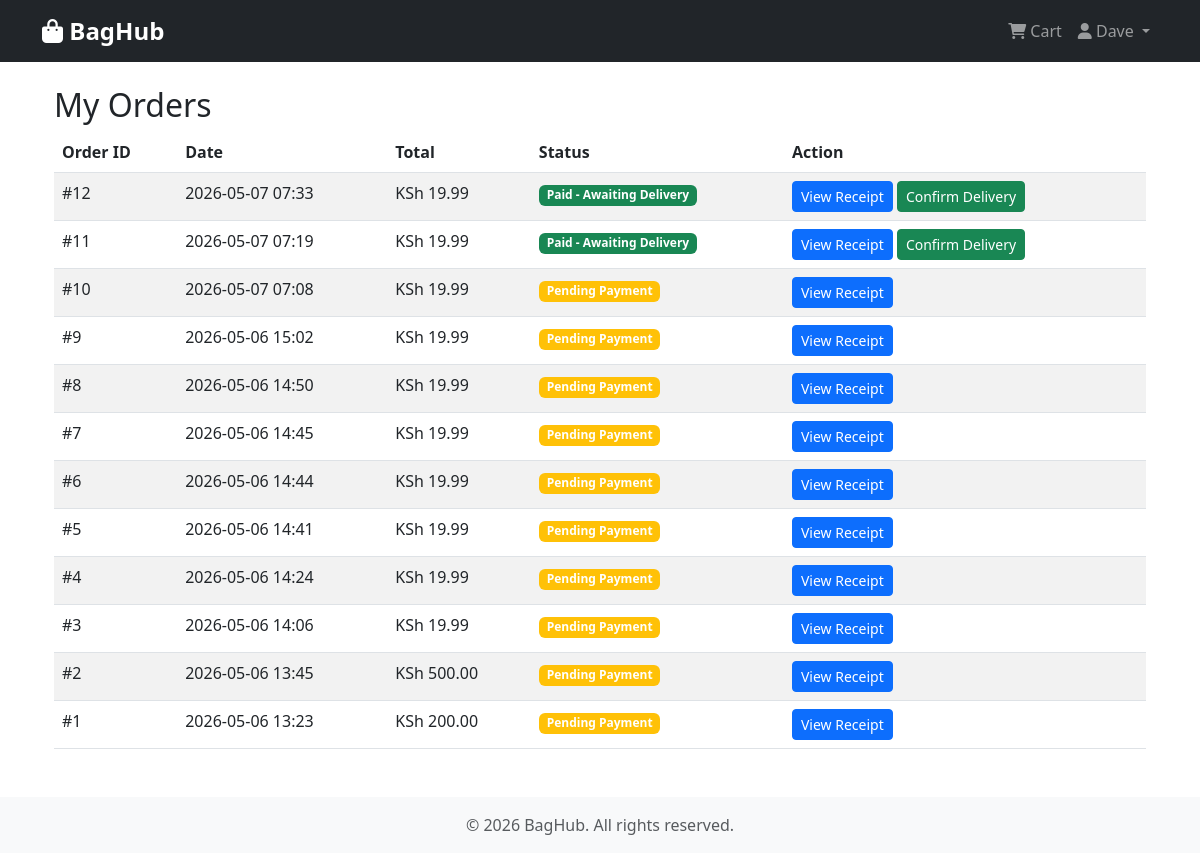
The page /orders/my-orders/ (signed in) on the database as committed earlier.
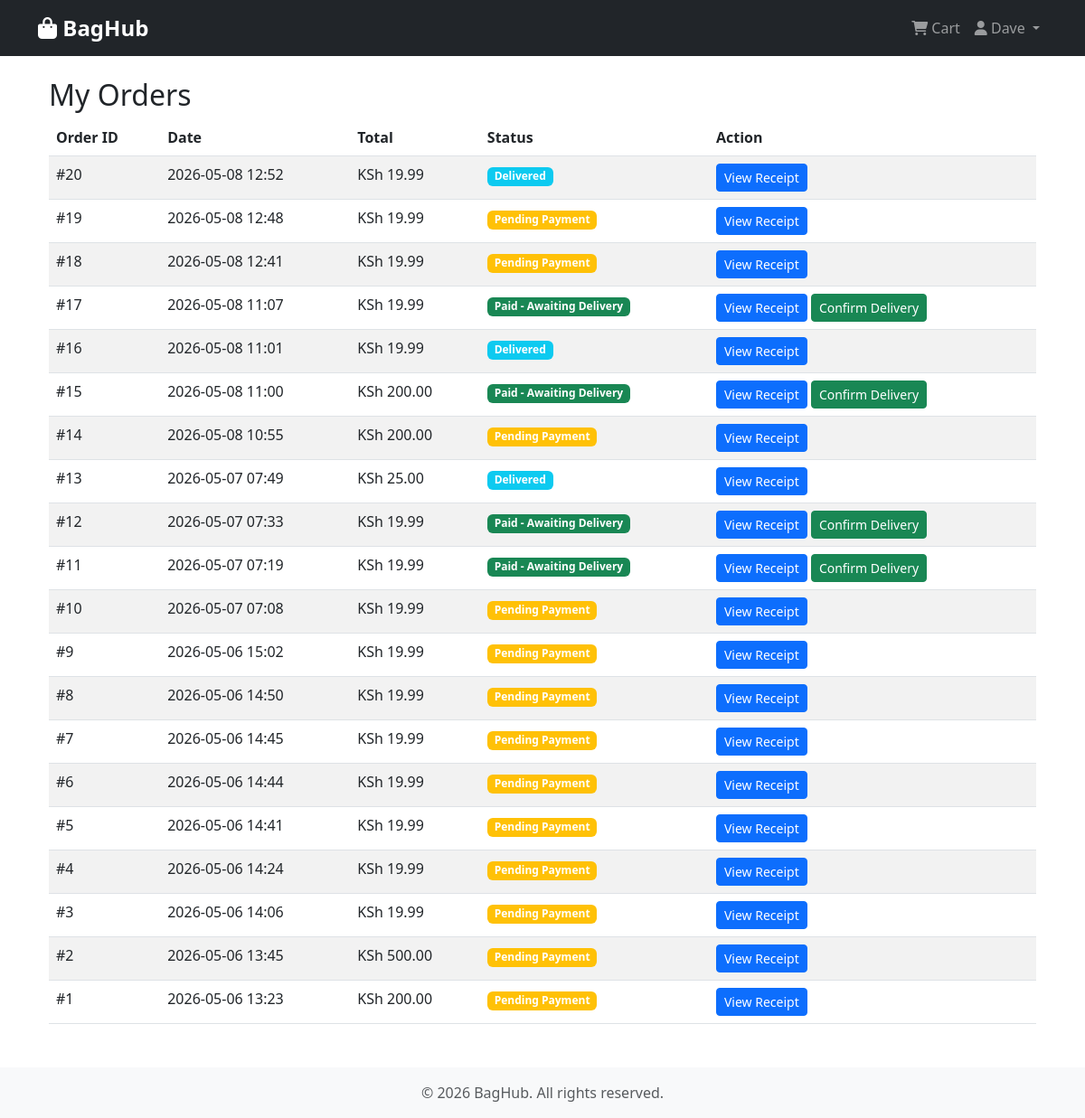
The same page on the database as committed later.
### accounts/models.py (models this page shows, shortened)
class User(AbstractUser):
    ROLE_CHOICES = (
        ('admin', 'Administrator'),
        ('customer', 'Customer'),
    )
    role = models.CharField(max_length=10, choices=ROLE_CHOICES, default='customer')
    phone_number = models.CharField(max_length=15, blank=True)

### orders/models.py (models this page shows)
class Order(models.Model):
    STATUS_CHOICES = (
        ('pending', 'Pending'),
        ('paid', 'Paid'),
        ('cancelled', 'Cancelled'),
        ('delivered', 'Delivered'),
    )
    user = models.ForeignKey(settings.AUTH_USER_MODEL, on_delete=models.CASCADE)
    created_at = models.DateTimeField(auto_now_add=True)
    total_amount = models.DecimalField(max_digits=10, decimal_places=2)
    status = models.CharField(max_length=10, choices=STATUS_CHOICES, default='pending')

### orders/views.py (the view)
# urls.py: path('my-orders/', views.order_list, name='order_list'),
@login_required
def order_list(request):
    orders = Order.objects.filter(user=request.user).order_by('-created_at')
    return render(request, 'orders/order_list.html', {'orders': orders})

### templates/orders/order_list.html (shortened to what this page needs)
{% extends 'base.html' %}
{% block content %}
<div class="container mt-4">
    <h2>My Orders</h2>
    {% if orders %}
        <div class="table-responsive">
            <table class="table table-striped">
                <thead>
                    <tr>
                        <th>Order ID</th>
                        <th>Date</th>
                        <th>Total</th>
                        <th>Status</th>
                        <th>Action</th>
                    </tr>
                </thead>
                <tbody>
                    {% for order in orders %}
                    <tr>
                        <td>#{{ order.id }}</td>
                        <td>{{ order.created_at|date:"Y-m-d H:i" }}</td>
                        <td>KSh {{ order.total_amount }}</td>
                        <td>
                            {% if order.status == 'pending' %}
                                <span class="badge bg-warning">Pending Payment</span>
                            {% elif order.status == 'paid' %}
                                <span class="badge bg-success">Paid - Awaiting Delivery</span>
                            {% elif order.status == 'delivered' %}
                                <span class="badge bg-info">Delivered</span>
                            {% elif order.status == 'cancelled' %}
                                <span class="badge bg-danger">Cancelled</span>
                            {% endif %}
                        </td>
                        <td>
                            <a href="{% url 'orders:receipt' order.id %}" class="btn btn-sm btn-primary">View Receipt</a>
                            {% if order.status == 'paid' %}
                                <form method="post" action="{% url 'orders:confirm_delivery' order.id %}" style="display:inline;">
                                    <button type="submit" class="btn btn-sm btn-success">Confirm Delivery</button>
                                </form>
                            {% endif %}
                        </td>
                    </tr>
                    {% endfor %}
                </tbody>
            </table>
        </div>
    {% else %}
        <div class="alert alert-info">You haven't placed any orders yet. <a href="{% url 'products:product_list' %}">Start shopping</a></div>
    {% endif %}
</div>
{% endblock %}

### templates/base.html (shortened to what this page needs)
<!doctype html>
<html lang="en">
<head>
    <link href="https://cdn.jsdelivr.net/npm/bootstrap@5.3.0/dist/css/bootstrap.min.css" rel="stylesheet">
    <link rel="stylesheet" href="https://cdnjs.cloudflare.com/ajax/libs/font-awesome/6.0.0-beta3/css/all.min.css">
</head>
<body>
    <nav class="navbar navbar-expand-lg navbar-dark bg-dark">
        <div class="container">
            <a class="navbar-brand" href="{% url 'products:product_list' %}">
                <i class="fas fa-shopping-bag"></i> BagHub
            </a>
            <div class="collapse navbar-collapse" id="navbarNav">
                <ul class="navbar-nav ms-auto">
                    {% if user.is_authenticated %}
                        <li class="nav-item">
                            <a class="nav-link" href="{% url 'orders:cart_view' %}">
                                <i class="fas fa-shopping-cart"></i> Cart
                            </a>
                        </li>
                        <li class="nav-item dropdown">
                            <a class="nav-link dropdown-toggle" href="#" id="userDropdown" role="button" data-bs-toggle="dropdown" aria-expanded="false">
                                <i class="fas fa-user"></i> {{ user.username }}
                            </a>
                        </li>
                    {% endif %}
                </ul>
            </div>
        </div>
    </nav>
    <main>
        <div class="container mt-4">
            {% block content %}{% endblock %}
        </div>
    </main>
    <footer class="footer">
        <div class="container">
            <span class="text-muted">&copy; 2026 BagHub. All rights reserved.</span>
        </div>
    </footer>
</body>
</html>

### templates/base.html (style rules this page uses)
.navbar-brand { font-weight: bold; font-size: 1.5rem; }
.footer { background-color: #f8f9fa; padding: 1rem 0; margin-top: 2rem; text-align: center; }

Rows that differ between the two databases and show on the page:
added Order: id "20", created_at "2026-05-08 12:52", total_amount "19.99", status "Delivered"
added Order: id "19", created_at "2026-05-08 12:48", total_amount "19.99", status "Pending Payment"
added Order: id "18", created_at "2026-05-08 12:41", total_amount "19.99", status "Pending Payment"
added Order: id "17", created_at "2026-05-08 11:07", total_amount "19.99", status "Paid - Awaiting Delivery"
added Order: id "16", created_at "2026-05-08 11:01", total_amount "19.99", status "Delivered"
added Order: id "15", created_at "2026-05-08 11:00", total_amount "200.00", status "Paid - Awaiting Delivery"
added Order: id "14", created_at "2026-05-08 10:55", total_amount "200.00", status "Pending Payment"
added Order: id "13", created_at "2026-05-07 07:49", total_amount "25.00", status "Delivered"
